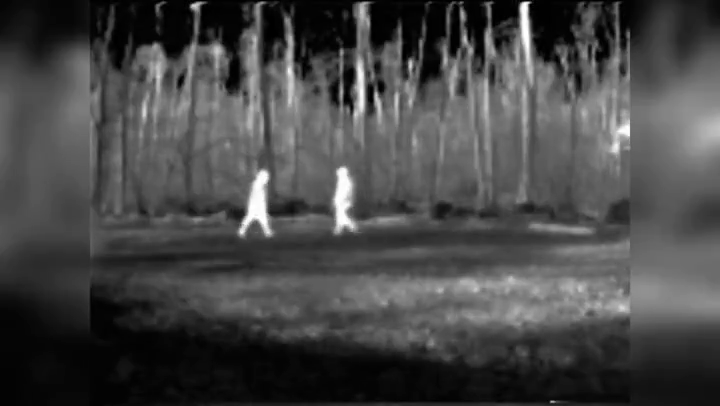
#> input picture frame 9 of HOG/hog/therm.mp4, 720 x 406 px
$ python dummy.py
#> lines starting #> are read from the running program, lines starting #| are printed output that depends on the picture
import cv2
import imutils

# Initializing the HOG person
# detector
hog = cv2.HOGDescriptor()
hog.setSVMDetector(cv2.HOGDescriptor_getDefaultPeopleDetector())

cap = cv2.VideoCapture('therm.mp4')
while cap.isOpened():
    # Reading the video stream
    ret, image = cap.read()
#> image is the input picture: shape (406, 720, 3); min 0, max 255, mean 70.7
    if ret:
        image = imutils.resize(image,
                               width=min(400, image.shape[1]))
#> image: shape (225, 400, 3)

        # Detecting all the regions
        # in the Image that has a
        # pedestrians inside it
        (regions, _) = hog.detectMultiScale(image,
                                            winStride=(4, 4),
                                            padding=(4, 4),
                                            scale=1.05)
#> regions = [[105, 2, 77, 153]]

        # Drawing the regions in the
        # Image
        for (x, y, w, h) in regions:
            cv2.rectangle(image, (x, y),
                          (x + w, y + h),
                          (0, 0, 255), 2)
#> this loop made 1 pass
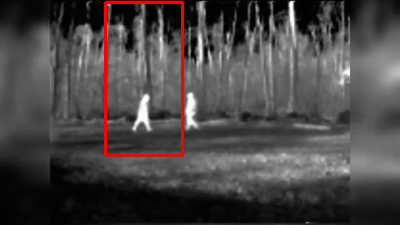
#> image: shape (225, 400, 3); mean B, G, R 69.7, 69.7, 73.6

        # Showing the output Image
        cv2.imshow("Image", image)
        if cv2.waitKey(25) & 0xFF == ord('q'):
#> (key q is pressed here)
            break
    else:
        break

cap.release()
cv2.destroyAllWindows()

$ run again, starting later in the video
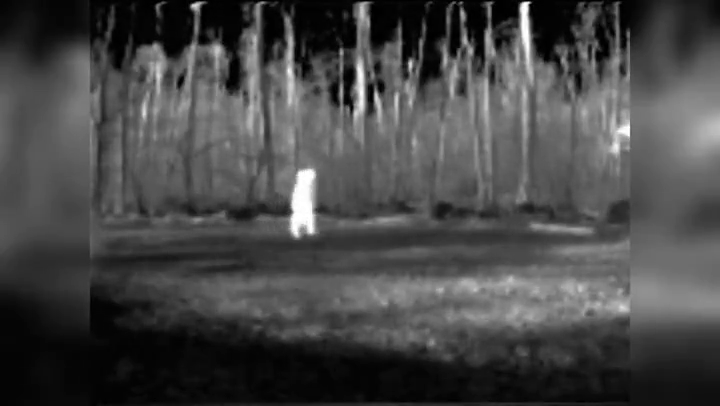
#> input picture frame 44 of HOG/hog/therm.mp4, 720 x 406 px
#> image is the input picture: shape (406, 720, 3); min 0, max 255, mean 70.9
#> regions = [[82, 0, 67, 130], [140, 16, 68, 136]]
#> the loop `for (x, y, w, h) in regions:` made 2 passes
#> after the loop `for (x, y, w, h) in regions:`:
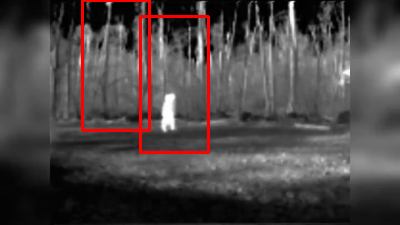
#> image: shape (225, 400, 3); mean B, G, R 69, 69, 75.6

$ run again, starting later in the video
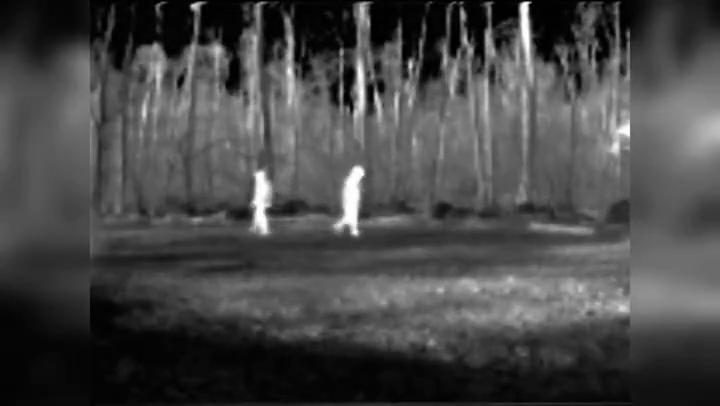
#> input picture frame 78 of HOG/hog/therm.mp4, 720 x 406 px
#> image is the input picture: shape (406, 720, 3); min 0, max 255, mean 71.3
#> regions = [[81, 0, 67, 130], [162, 10, 70, 139], [107, 2, 75, 151]]
#> the loop `for (x, y, w, h) in regions:` made 3 passes
#> after the loop `for (x, y, w, h) in regions:`:
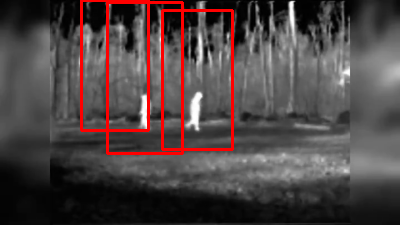
#> image: shape (225, 400, 3); mean B, G, R 68.3, 68.3, 78.6
